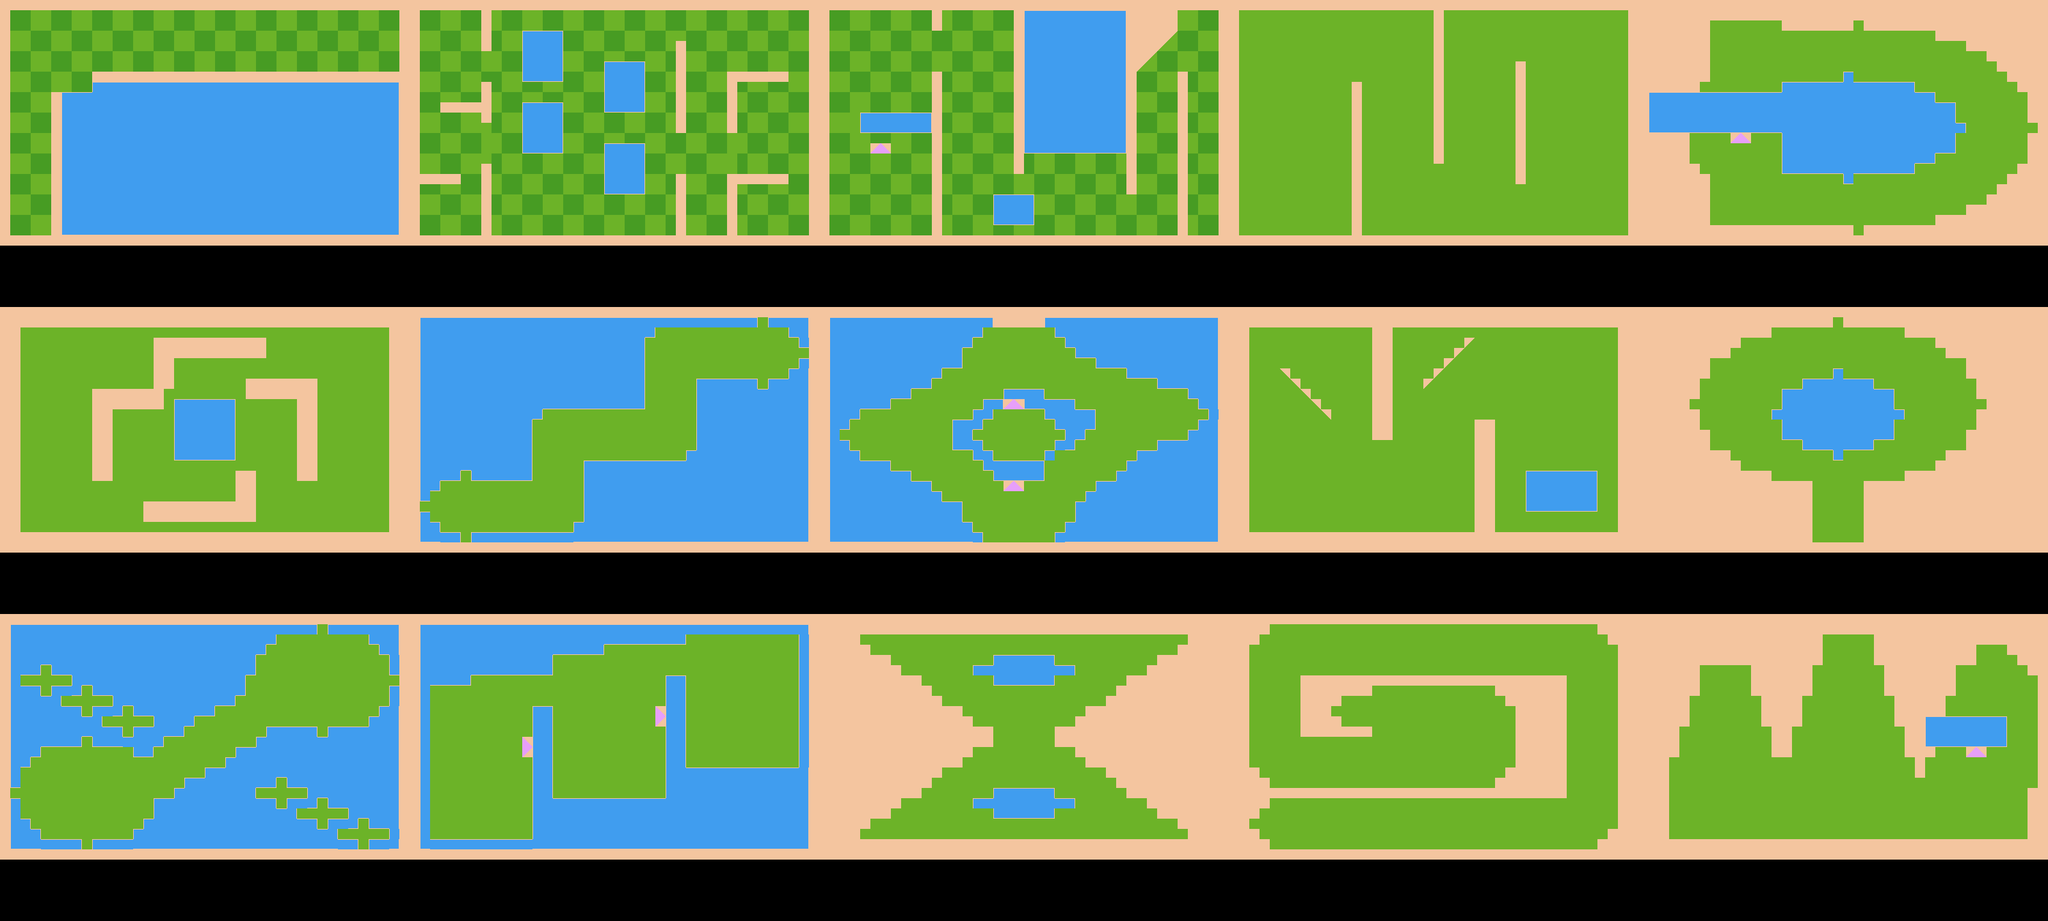

Rendered tile map (Tiled .tmx) drawn with the repository's tilesets; below, a short description and the map source with its tile grids summarised:
An orthogonal 200x90 tile map with 16x16 px tiles, 1 tile layer (Tile Layer 1) and 30 objects (15x Hole, 15x Ball).

<map version="1.10" tiledversion="1.11.2" orientation="orthogonal" renderorder="right-down" width="200" height="90" tilewidth="16" tileheight="16" infinite="0" nextlayerid="9" nextobjectid="57">
 <tileset firstgid="1" source="minigolf.tsx" />
 <layer id="1" name="Tile Layer 1" width="200" height="90">
  <data>[18000 cells, 14400 non-empty, 18 distinct tile ids]</data>
 </layer>
 <objectgroup id="5" name="HolePos">
  <object id="6" name="Hole" x="599.651" y="41.6139">
   <properties>
    <property name="CourseName" value="FIRST BEND" />
    <property name="Par" type="int" value="4" />
   </properties>
   <point />
  </object>
  <object id="28" name="Hole" x="552" y="552">
   <properties>
    <property name="CourseName" value="PINWHEEL COURT" />
    <property name="Par" type="int" value="4" />
   </properties>
   <point />
  </object>
  <object id="30" name="Hole" x="1192" y="552">
   <properties>
    <property name="CourseName" value="RIBBON RIVER" />
    <property name="Par" type="int" value="4" />
   </properties>
   <point />
  </object>
  <object id="40" name="Hole" x="1207.05" y="347.186">
   <properties>
    <property name="CourseName" value="POND SLALOM" />
    <property name="Par" type="int" value="7" />
   </properties>
   <point />
  </object>
  <object id="41" name="Hole" x="1800" y="648">
   <properties>
    <property name="CourseName" value="LOTUS LAGOON" />
    <property name="Par" type="int" value="4" />
   </properties>
   <point />
  </object>
  <object id="43" name="Hole" x="2472" y="568">
   <properties>
    <property name="CourseName" value="MIRROR GALLERY" />
    <property name="Par" type="int" value="3" />
   </properties>
   <point />
  </object>
  <object id="44" name="Hole" x="2872" y="552">
   <properties>
    <property name="CourseName" value="KEYHOLE KEEP" />
    <property name="Par" type="int" value="3" />
   </properties>
   <point />
  </object>
  <object id="46" name="Hole" x="552" y="1048">
   <properties>
    <property name="CourseName" value="TWIN COMETS" />
    <property name="Par" type="int" value="4" />
   </properties>
   <point />
  </object>
  <object id="47" name="Hole" x="1192" y="1048">
   <properties>
    <property name="CourseName" value="ARCHIPELAGO" />
    <property name="Par" type="int" value="5" />
   </properties>
   <point />
  </object>
  <object id="48" name="Hole" x="1784" y="1016">
   <properties>
    <property name="CourseName" value="HOURGLASS GARDEN" />
    <property name="Par" type="int" value="3" />
   </properties>
   <point />
  </object>
  <object id="49" name="Hole" x="2152" y="1112">
   <properties>
    <property name="CourseName" value="NAUTILUS" />
    <property name="Par" type="int" value="8" />
   </properties>
   <point />
  </object>
  <object id="51" name="Hole" x="3112" y="1032">
   <properties>
    <property name="CourseName" value="AURORA CROWN" />
    <property name="Par" type="int" value="5" />
   </properties>
   <point />
  </object>
  <object id="53" name="Hole" x="2712" y="72">
   <properties>
    <property name="CourseName" value="CRESCENT COVE" />
    <property name="Par" type="int" value="4" />
   </properties>
   <point />
  </object>
  <object id="55" name="Hole" x="1864.63" y="90.8025">
   <properties>
    <property name="CourseName" value="RAMP CHANNEL" />
    <property name="Par" type="int" value="7" />
   </properties>
   <point />
  </object>
  <object id="56" name="Hole" x="1983.26" y="106.047">
   <properties>
    <property name="CourseName" value="DRY SWITCHBACK" />
    <property name="Par" type="int" value="7" />
   </properties>
   <point />
  </object>
 </objectgroup>
 <objectgroup id="6" name="BallPos">
  <object id="5" name="Ball" x="40.8263" y="348.509">
   <point />
  </object>
  <object id="14" name="Ball" x="88" y="792">
   <point />
  </object>
  <object id="15" name="Ball" x="678.687" y="355.688">
   <point />
  </object>
  <object id="16" name="Ball" x="728" y="1272">
   <point />
  </object>
  <object id="17" name="Ball" x="728" y="792">
   <point />
  </object>
  <object id="18" name="Ball" x="1368" y="296">
   <point />
  </object>
  <object id="19" name="Ball" x="1416" y="1288">
   <point />
  </object>
  <object id="20" name="Ball" x="1592" y="808">
   <point />
  </object>
  <object id="21" name="Ball" x="2473.48" y="274.107">
   <point />
  </object>
  <object id="22" name="Ball" x="1992" y="1288">
   <point />
  </object>
  <object id="23" name="Ball" x="2008" y="776">
   <point />
  </object>
  <object id="24" name="Ball" x="2712" y="312">
   <point />
  </object>
  <object id="25" name="Ball" x="2648" y="1288">
   <point />
  </object>
  <object id="26" name="Ball" x="2872" y="824">
   <point />
  </object>
  <object id="45" name="Ball" x="88" y="1256">
   <point />
  </object>
 </objectgroup>
</map>
